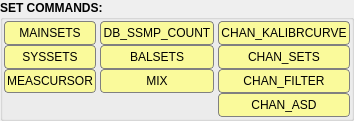
        <widget class="QGroupBox" name="groupBox_SET_COMMANDS">
         <property name="sizePolicy">
          <sizepolicy hsizetype="Preferred" vsizetype="Fixed">
           <horstretch>0</horstretch>
           <verstretch>1</verstretch>
          </sizepolicy>
         </property>
         <property name="font">
          <font>
           <weight>75</weight>
           <bold>true</bold>
          </font>
         </property>
         <property name="styleSheet">
          <string notr="true"/>
         </property>
         <property name="title">
          <string>SET COMMANDS:</string>
         </property>
         <property name="flat">
          <bool>true</bool>
         </property>
         <property name="checkable">
          <bool>false</bool>
         </property>
         <layout class="QGridLayout" name="gridLayout_2" columnstretch="0,0,0">
          <property name="leftMargin">
           <number>1</number>
          </property>
          <property name="topMargin">
           <number>1</number>
          </property>
          <property name="rightMargin">
           <number>1</number>
          </property>
          <property name="bottomMargin">
           <number>1</number>
          </property>
          <property name="horizontalSpacing">
           <number>4</number>
          </property>
          <property name="verticalSpacing">
           <number>0</number>
          </property>
          <item row="5" column="2">
           <widget class="QPushButton" name="pushButton_SET_CHANNEL_ASD">
            <property name="sizePolicy">
             <sizepolicy hsizetype="Minimum" vsizetype="Minimum">
              <horstretch>1</horstretch>
              <verstretch>1</verstretch>
             </sizepolicy>
            </property>
            <property name="font">
             <font>
              <weight>50</weight>
              <bold>false</bold>
             </font>
            </property>
            <property name="styleSheet">
             <string notr="true">QPushButton {
    border: 1px solid grey;
    border-radius: 4px;
    background-color: rgb(250, 250, 155);
	margin:0;
	padding:2;
	min-height:18
 }

 QPushButton:pressed {
    background-color: rgb(255, 255, 240);
	border: 1px solid white;
 }</string>
            </property>
            <property name="text">
             <string>CHAN_ASD</string>
            </property>
           </widget>
          </item>
          <item row="1" column="2">
           <widget class="QPushButton" name="pushButton_SET_CHANNEL_KALIBRCURVE">
            <property name="sizePolicy">
             <sizepolicy hsizetype="Minimum" vsizetype="Minimum">
              <horstretch>1</horstretch>
              <verstretch>1</verstretch>
             </sizepolicy>
            </property>
            <property name="font">
             <font>
              <weight>50</weight>
              <bold>false</bold>
             </font>
            </property>
            <property name="styleSheet">
             <string notr="true">QPushButton {
    border: 1px solid grey;
    border-radius: 4px;
    background-color: rgb(250, 250, 155);
	margin:0;
	padding:2;
	min-height:18
 }

 QPushButton:pressed {
    background-color: rgb(255, 255, 240);
	border: 1px solid white;
 }</string>
            </property>
            <property name="text">
             <string>CHAN_KALIBRCURVE</string>
            </property>
           </widget>
          </item>
          <item row="4" column="2">
           <widget class="QPushButton" name="pushButton_SET_CHANNEL_FILTER">
            <property name="sizePolicy">
             <sizepolicy hsizetype="Minimum" vsizetype="Minimum">
              <horstretch>1</horstretch>
              <verstretch>1</verstretch>
             </sizepolicy>
            </property>
            <property name="font">
             <font>
              <weight>50</weight>
              <bold>false</bold>
             </font>
            </property>
            <property name="styleSheet">
             <string notr="true">QPushButton {
    border: 1px solid grey;
    border-radius: 4px;
    background-color: rgb(250, 250, 155);
	margin:0;
	padding:2;
	min-height:18
 }

 QPushButton:pressed {
    background-color: rgb(255, 255, 240);
	border: 1px solid white;
 }</string>
            </property>
            <property name="text">
             <string>CHAN_FILTER</string>
            </property>
           </widget>
          </item>
          <item row="2" column="2">
           <widget class="QPushButton" name="pushButton_SET_CHANNEL_SETS">
            <property name="sizePolicy">
             <sizepolicy hsizetype="Minimum" vsizetype="Minimum">
              <horstretch>1</horstretch>
              <verstretch>1</verstretch>
             </sizepolicy>
            </property>
            <property name="font">
             <font>
              <weight>50</weight>
              <bold>false</bold>
             </font>
            </property>
            <property name="styleSheet">
             <string notr="true">QPushButton {
    border: 1px solid grey;
    border-radius: 4px;
    background-color: rgb(250, 250, 155);
	margin:0;
	padding:2;
	min-height:18
 }

 QPushButton:pressed {
    background-color: rgb(255, 255, 240);
	border: 1px solid white;
 }</string>
            </property>
            <property name="text">
             <string>CHAN_SETS</string>
            </property>
           </widget>
          </item>
          <item row="2" column="0">
           <widget class="QPushButton" name="pushButton_SET_SYSSETS">
            <property name="sizePolicy">
             <sizepolicy hsizetype="Minimum" vsizetype="Minimum">
              <horstretch>1</horstretch>
              <verstretch>1</verstretch>
             </sizepolicy>
            </property>
            <property name="font">
             <font>
              <weight>50</weight>
              <bold>false</bold>
             </font>
            </property>
            <property name="styleSheet">
             <string notr="true">QPushButton {
    border: 1px solid grey;
    border-radius: 4px;
    background-color: rgb(250, 250, 155);
	margin:0;
	padding:2;
	min-height:18
 }

 QPushButton:pressed {
    background-color: rgb(255, 255, 240);
	border: 1px solid white;
 }</string>
            </property>
            <property name="text">
             <string>SYSSETS</string>
            </property>
            <property name="flat">
             <bool>false</bool>
            </property>
           </widget>
          </item>
          <item row="1" column="0">
           <widget class="QPushButton" name="pushButton_SET_MAINSETS">
            <property name="sizePolicy">
             <sizepolicy hsizetype="Minimum" vsizetype="Minimum">
              <horstretch>1</horstretch>
              <verstretch>1</verstretch>
             </sizepolicy>
            </property>
            <property name="font">
             <font>
              <weight>50</weight>
              <bold>false</bold>
             </font>
            </property>
            <property name="styleSheet">
             <string notr="true">QPushButton {
    border: 1px solid grey;
    border-radius: 4px;
    background-color: rgb(250, 250, 155);
	margin:0;
	padding:2;
	min-height:18
 }

 QPushButton:pressed {
    background-color: rgb(255, 255, 240);
	border: 1px solid white;
 }</string>
            </property>
            <property name="text">
             <string>MAINSETS</string>
            </property>
            <property name="flat">
             <bool>false</bool>
            </property>
           </widget>
          </item>
          <item row="4" column="0">
           <widget class="QPushButton" name="pushButton_SET_MEASCURSOR">
            <property name="sizePolicy">
             <sizepolicy hsizetype="Minimum" vsizetype="Minimum">
              <horstretch>1</horstretch>
              <verstretch>1</verstretch>
             </sizepolicy>
            </property>
            <property name="font">
             <font>
              <weight>50</weight>
              <bold>false</bold>
             </font>
            </property>
            <property name="styleSheet">
             <string notr="true">QPushButton {
    border: 1px solid grey;
    border-radius: 4px;
    background-color: rgb(250, 250, 155);
	margin:0;
	padding:2;
	min-height:18
 }

 QPushButton:pressed {
    background-color: rgb(255, 255, 240);
	border: 1px solid white;
 }</string>
            </property>
            <property name="text">
             <string>MEASCURSOR</string>
            </property>
            <property name="flat">
             <bool>false</bool>
            </property>
           </widget>
          </item>
          <item row="1" column="1">
           <widget class="QPushButton" name="pushButton_SET_DB_SEND_SMP_COUNT">
            <property name="font">
             <font>
              <weight>50</weight>
              <bold>false</bold>
             </font>
            </property>
            <property name="styleSheet">
             <string notr="true">QPushButton {
    border: 1px solid grey;
    border-radius: 4px;
    background-color: rgb(250, 250, 155);
	margin:0;
	padding:2;
	min-height:18
 }

 QPushButton:pressed {
    background-color: rgb(255, 255, 240);
	border: 1px solid white;
 }</string>
            </property>
            <property name="text">
             <string>DB_SSMP_COUNT</string>
            </property>
           </widget>
          </item>
          <item row="2" column="1">
           <widget class="QPushButton" name="pushButton_SET_BALSETS">
            <property name="sizePolicy">
             <sizepolicy hsizetype="Minimum" vsizetype="Minimum">
              <horstretch>1</horstretch>
              <verstretch>1</verstretch>
             </sizepolicy>
            </property>
            <property name="font">
             <font>
              <weight>50</weight>
              <bold>false</bold>
             </font>
            </property>
            <property name="styleSheet">
             <string notr="true">QPushButton {
    border: 1px solid grey;
    border-radius: 4px;
    background-color: rgb(250, 250, 155);
	margin:0;
	padding:2;
	min-height:18
 }

 QPushButton:pressed {
    background-color: rgb(255, 255, 240);
	border: 1px solid white;
 }</string>
            </property>
            <property name="text">
             <string>BALSETS</string>
            </property>
            <property name="flat">
             <bool>false</bool>
            </property>
           </widget>
          </item>
          <item row="4" column="1">
           <widget class="QPushButton" name="pushButton_SET_MIX">
            <property name="sizePolicy">
             <sizepolicy hsizetype="Minimum" vsizetype="Minimum">
              <horstretch>1</horstretch>
              <verstretch>1</verstretch>
             </sizepolicy>
            </property>
            <property name="font">
             <font>
              <weight>50</weight>
              <bold>false</bold>
             </font>
            </property>
            <property name="styleSheet">
             <string notr="true">QPushButton {
    border: 1px solid grey;
    border-radius: 4px;
    background-color: rgb(250, 250, 155);
	margin:0;
	padding:2;
	min-height:18
 }

 QPushButton:pressed {
    background-color: rgb(255, 255, 240);
	border: 1px solid white;
 }</string>
            </property>
            <property name="text">
             <string>MIX</string>
            </property>
            <property name="flat">
             <bool>false</bool>
            </property>
           </widget>
          </item>
         </layout>
        </widget>
